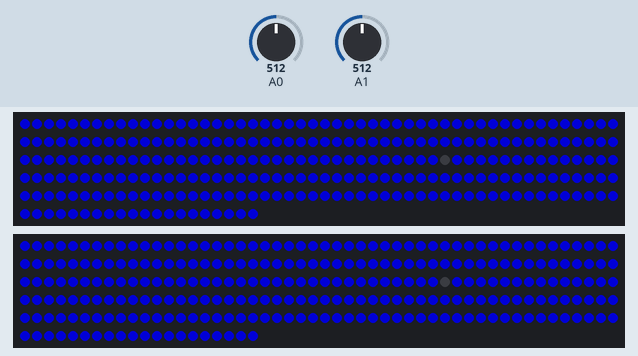
Recording of a program running on a simulated Arduino Uno R4 WiFi. Shown: 2 × 270 RGB LEDs in strip order, left to right, continuing on the next row. Inputs (shaded band) come from the test bench; at power-on: A0 = 512, A1 = 512 (analog values on the 0–1023 scale). Dim RGB values are drawn brighter than linear; random numbers use the default seed unless the program sets one; what the program prints to the serial monitor is not drawn.

Above: at 1.2 s.
1.3 s: A0 set to 0
At 2.4 s:
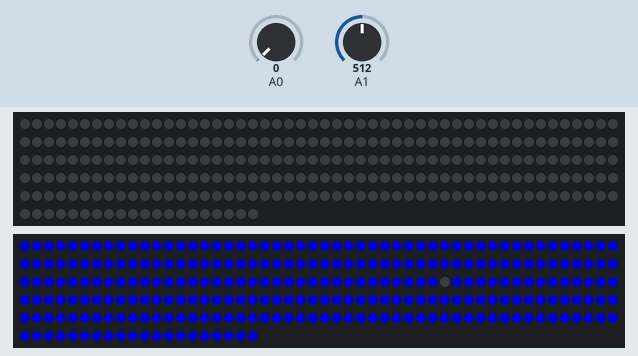
Timing chart, 0 to 2.2 s (numbered marks = the images above; inputs shaded):
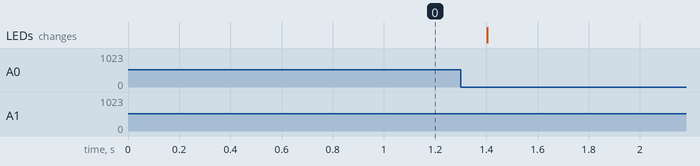

The program:

main.cpp
```cpp
#include <Arduino.h>
#include "led_handler.h"

led_handler led_left;
led_handler led_right;
int last_millis;
bool full_on_timer_start = false;
int full_on_timer = 0;
void setup() {
  Serial.begin(9600);
  analogReadResolution(12);
  led_left.begin(270, 0.1, 50, 1760, 11);
  led_right.begin(270, 0.1, 50, 1760, 10);
  last_millis = millis();
  full_on_timer = millis();
}

void loop() {
  int a0_val = analogRead(A0);
  int a1_val = analogRead(A1);
  //Serial.print("A0: ");
  //Serial.print(a0_val);
  //Serial.print(", A1: ");
  //Serial.println(a1_val);
  if(a1_val < 50 && a0_val < 50) {
    led_left.enable_idle();
    led_right.enable_idle();
    full_on_timer_start = false;
  }//else if(full_on_timer_start && full_on_timer - millis() > 10000) {
  //  led_left.enable_full_on_mode();
  //  led_right.enable_full_on_mode();
  //}
  else {
    if(full_on_timer_start == false) {
        full_on_timer_start = true;
        full_on_timer = millis();
    }
    led_left.disable_idle();
    led_right.disable_idle();
  }
  led_left.progress(analogRead(A0));
  led_right.progress(analogRead(A1));

}
```

led_handler.h
```cpp
#include <Arduino.h>
#include <Adafruit_NeoPixel.h>

class led_handler {
private:
    int _num_pixels;
    float _interp_ratio;
    int _pot_min;
    int _pot_max;
    int _max_value;
    int last_updated_pixel;
    Adafruit_NeoPixel pixels;
    long last_millis;
    int last_value;
    bool begin_idle;
    bool b_enable_idle;

public:
    void begin(int numpixels, float interpolation_ratio, int pot_min, int pot_max, int led_pin) {
        _num_pixels = numpixels;
        _interp_ratio = interpolation_ratio;
        _pot_min = pot_min;
        _pot_max = pot_max;
        _max_value = numpixels / interpolation_ratio;
        pixels.setPin(led_pin); // TEMP
        pixels.updateLength(numpixels);
        pixels.updateType(NEO_GRB + NEO_KHZ800);
        pixels.begin();
        last_millis = millis();
        begin_idle = true;
        b_enable_idle = false;

    }

    void test_progress(int value) {
        int p_value = constrain(map(value, _pot_min, _pot_max, 0, _num_pixels / 2), 0, _num_pixels / 2);
        int calc_pixel = p_value;
        //if((last_value >= value - 5 && last_value <= value + 5) && millis() - last_millis > 5000){
            //idle_lights_animation(begin_idle);
            begin_idle = false;
        //}
        if(last_updated_pixel != calc_pixel){
            //if(begin_idle == false) {
            //    end_idle_animation();
            //}
            light_up_with_smooting(calc_pixel);
            last_millis = millis();
            begin_idle = true;
        }
        last_updated_pixel = calc_pixel;
        last_value = value;
        Serial.print("Raw: ");
        Serial.print(value);
        Serial.print(", P_VAL: ");
        Serial.print(p_value);
        Serial.print(", Pixel: ");
        Serial.print(calc_pixel);
        Serial.println();
    }

    void progress(int value) {
        int p_value = constrain(map(value, _pot_min, _pot_max, 0, 100), 0, 100);
        int calc_pixel = (p_value / 100.f) * (_num_pixels/2);
        Serial.println(millis() - last_millis > 5000);
        if(b_enable_idle == true && millis() - last_millis > 2500){
            idle_lights_animation(begin_idle);

            //last_millis = millis();
            begin_idle = false;
        }
        if(last_updated_pixel != calc_pixel){
            if(begin_idle == false) {
                end_idle_animation();
            }
            light_up_with_smooting(calc_pixel);
            last_millis = millis();
            begin_idle = true;
        }
        last_updated_pixel = calc_pixel;
        last_value = value;
        //Serial.print("Raw: ");
        //Serial.print(value);
        //Serial.print(", P_VAL: ");
        //Serial.print(p_value);
        //Serial.print(", Pixel: ");
        //Serial.print(calc_pixel);
        //Serial.println();
    }

    void enable_idle() {
        if(!b_enable_idle)
            last_millis = millis();
        b_enable_idle = true;
    }

    void disable_idle() {
        b_enable_idle = false;
        if(!begin_idle)
            end_idle_animation();
    }

    void enable_full_on_mode() {
        for(int c = 0; c < 150; c+=15){
                for(int p = 0; p < _num_pixels/2; p++) {
                    pixels.setPixelColor(p, pixels.Color(100, 100, 100));
                    pixels.setPixelColor(_num_pixels - p, pixels.Color(100, 100, 100));
                }
                pixels.show();
            }
    }

private:

    void light_up_with_smooting(int new_position) {
        if(new_position < last_updated_pixel){
            for(int c = 150; c >= 0; c-=15){
                for(int p = last_updated_pixel; p >= new_position; p--) {
                    pixels.setPixelColor(p, pixels.Color(0, 0, c));
                    pixels.setPixelColor(_num_pixels - p, pixels.Color(0, 0, c));
                }
                pixels.show();
            }
        }else {

            for(int c = 0; c < 150; c+=15){
                for(int p = last_updated_pixel; p < new_position; p++) {
                    pixels.setPixelColor(p, pixels.Color(0, 0, c));
                    pixels.setPixelColor(_num_pixels - p, pixels.Color(0, 0, c));
                }
                pixels.show();
            }
        }
    }

    void end_idle_animation() {
        pixels.clear();
        pixels.show();
        return;
        int amount = 10;
        for(int c = 0; c < 150; c+=50){
            for(int p = _num_pixels / 2; p >= 0 ; p-=amount) {
                for(int a = p - amount; a < p; a++) {
                    pixels.setPixelColor(a, pixels.Color(0, 0, 0));
                    pixels.setPixelColor(_num_pixels - a, pixels.Color(0, 0, 0));
                }
            }
            pixels.show();
        }
    }

    void idle_lights_animation(bool _begin_idle) {
        int blue_brightness = 50;
        int green_brightness = 100;
        int led_amount = 50;
        int return_index = 50;
        if(_begin_idle) {
            for(int c = 0; c < blue_brightness; c+=10){
                for(int p = 0; p < _num_pixels/2; p++) {
                    if(analogRead(A0) > return_index && analogRead(A1) > return_index)
                        return;
                    pixels.setPixelColor(p, pixels.Color(0, 0, c));
                    pixels.setPixelColor(_num_pixels - p, pixels.Color(0, 0, c));
                }
                if(analogRead(A0) > return_index && analogRead(A1) > return_index)
                    return;
                pixels.show();
            }
            return;
        }
        int random_num = random() % _num_pixels;
        // Trail
        for(int c = 0; c < green_brightness; c+=10){
            for(int p = random_num - led_amount; p < random_num; p++) {
                if(analogRead(A0) > return_index && analogRead(A1) > return_index)
                    return;
                pixels.setPixelColor(p, pixels.Color(0, c, blue_brightness));
            }
            if(analogRead(A0) > return_index && analogRead(A1) > return_index)
                return;
            pixels.show();
            delay(1);
        }
        delay(10);
        for(int c = green_brightness; c >= 0; c-=5){
            for(int p = random_num - led_amount; p < random_num; p++) {
                if(analogRead(A0) > return_index && analogRead(A1) > return_index)
                    return;
                pixels.setPixelColor(p, pixels.Color(0, c, blue_brightness));
            }
            if(analogRead(A0) > return_index && analogRead(A1) > return_index)
                return;
            pixels.show();
            delay(1);
        }
        //
        for(int p = 0; p < _num_pixels; p++) {
            pixels.setPixelColor(p, pixels.Color(0, 0, blue_brightness));
            if(analogRead(A0) > return_index && analogRead(A1) > return_index)
                return;
        }
        if(analogRead(A0) > return_index && analogRead(A1) > return_index)
            return;
        pixels.show();
    }

};
```
